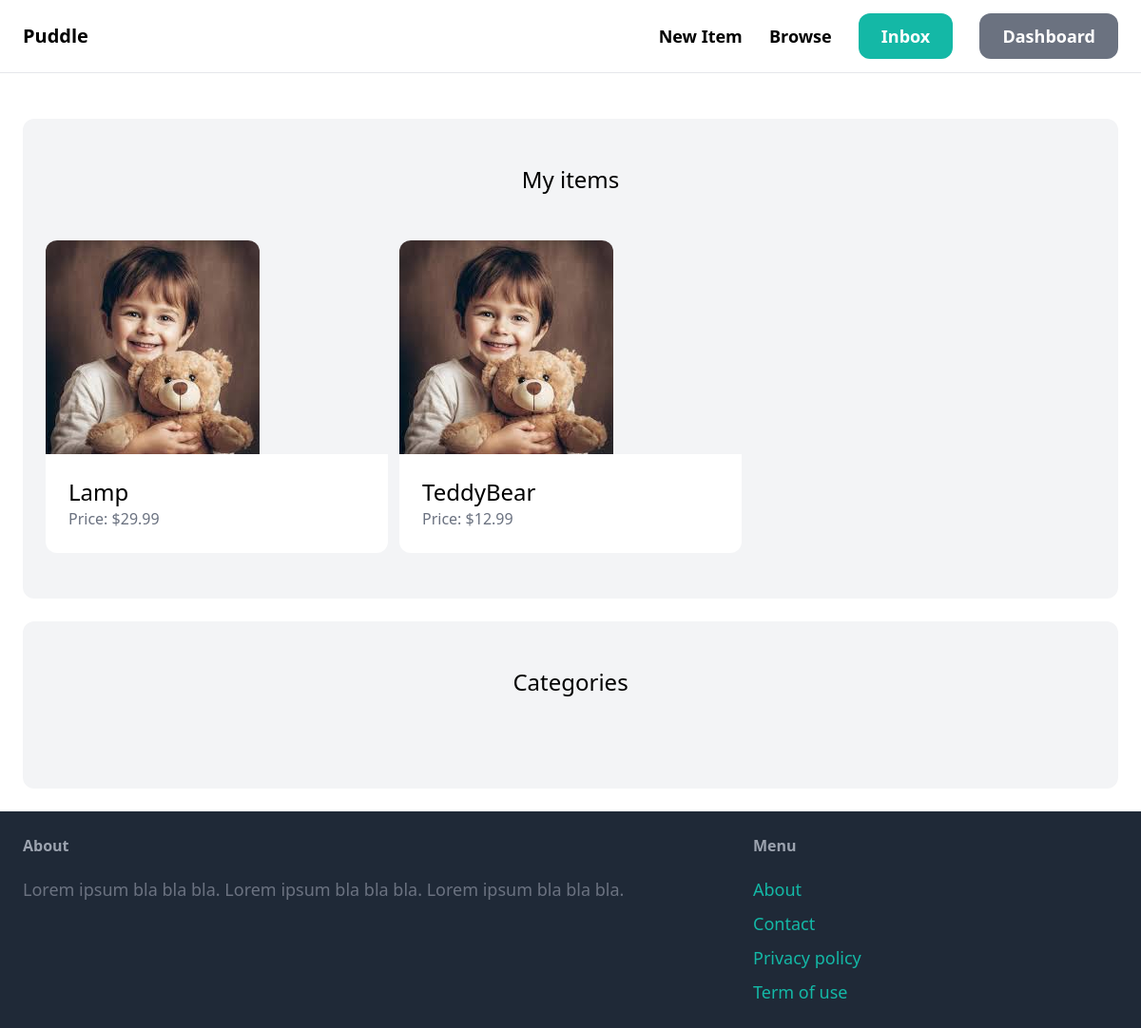
The page /dashboard/ (signed in) on the database its author committed.
### item/models.py (models this page shows, shortened)
class Item(models.Model):
    category = models.ForeignKey(Category, related_name='items', on_delete=models.CASCADE)
    name = models.CharField(max_length=255)
    description = models.TextField(blank=True, null=True)
    price = models.FloatField()
    image = models.ImageField(upload_to='item_images', blank=True, null=True)
    is_sold = models.BooleanField(default=False)
    created_by = models.ForeignKey(User, related_name='items', on_delete=models.CASCADE)
    created_at = models.DateTimeField(auto_now_add=True)

### dashboard/views.py (the view)
# urls.py: path('', views.index, name='index'),
@login_required
def index(request):
    items = Item.objects.filter(created_by=request.user)
    return render(request, 'dashboard/index.html', {
        'items':items
    })

### dashboard/templates/dashboard/index.html (shortened to what this page needs)
{% extends 'core/base.html' %}
{% block content %}
    <div class="mt-6 px-6 py-12 bg-gray-100 rounded-xl">
        <h2 class="mb-12 text-2xl text-center">My items</h2>
        <div class="grid grid-cols-3 gap-3">
            {% for item in items %}
                <div>
                    <a href="{% url 'item:detail' item.id %}">
                        <div>
                            <img src="{{ item.image.url }}" class="rounded-t-xl">
                        </div>
                        <div class="p-6 bg-white rounded-b-xl">
                            <h2 class="text-2xl">{{ item.name }}</h2>
                            <p class="text-gray-500">Price: ${{ item.price }}</p>
                        </div>
                    </a>
                </div>
            {% endfor %}
        </div>
    </div>
    <div class="mt-6 px-6 py-12 bg-gray-100 rounded-xl">
        <h2 class="mb-12 text-2xl text-center">Categories</h2>
    </div>
{% endblock %}

### rows shown on the page
Item: image (picture), name "Lamp", price "29.99"
Item: image (picture), name "TeddyBear", price "12.99"
